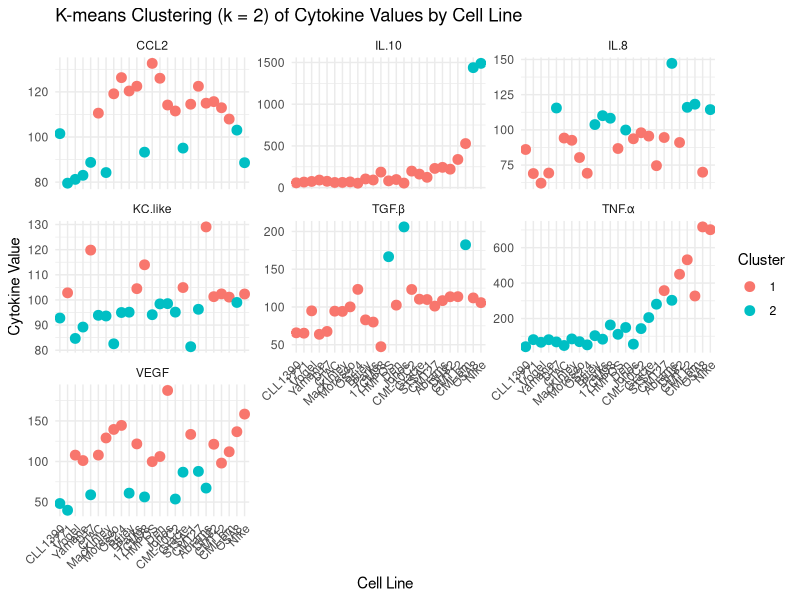
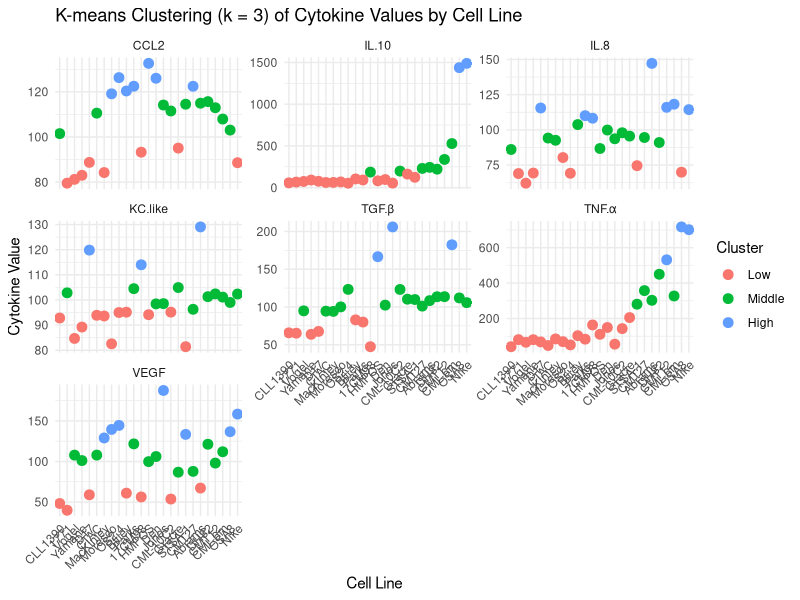
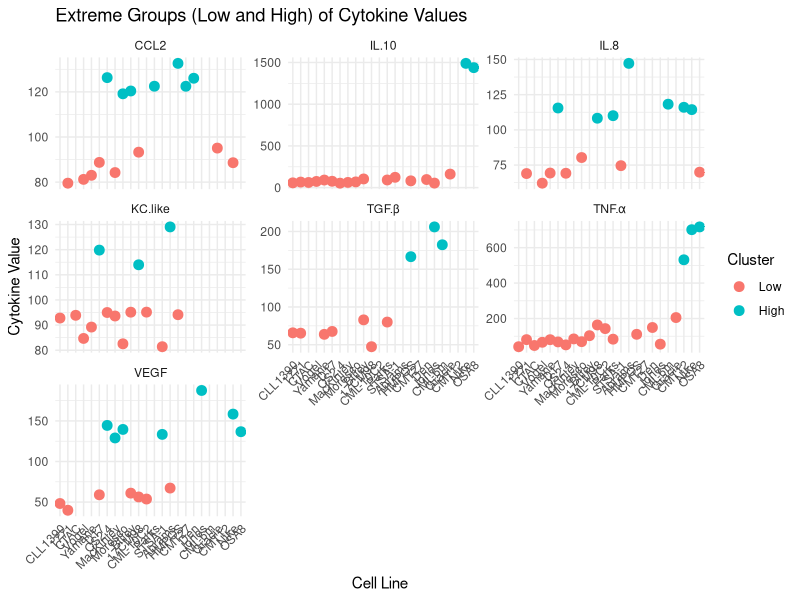

These charts were generated, in order, by the following R code:
# Load necessary packages
library(dplyr)
library(tidyr)
library(ggplot2)

# Read the CSV file
df_wide <- read.csv("breakpoints.csv", header = TRUE, stringsAsFactors = FALSE)

# (Optional) Rename the first column if it has a space; here we change "Cell Line" to "CellLine"
colnames(df_wide)[1] <- "CellLine"

# Remove the "%" sign from all cytokine columns and convert them to numeric.
# This applies the transformation to all columns except the "CellLine" column.
df_wide <- df_wide %>%
  mutate(across(-CellLine, ~ as.numeric(gsub("%", "", .))))

# View the cleaned wide-format data
head(df_wide)

# Pivot the data from wide to long format:
df_long <- df_wide %>%
  pivot_longer(
    cols = -CellLine,
    names_to = "Cytokine",
    values_to = "Value"
  )

# View the first few rows of the long-format data
head(df_long)

# Perform k-means clustering (k = 2) for each cytokine.
# For each Cytokine group, kmeans is run on the "Value" column.
set.seed(123)  # For reproducibility
df_clustered <- df_long %>%
  group_by(Cytokine) %>%
  mutate(Cluster = kmeans(Value, centers = 2)$cluster) %>%
  ungroup()

# View the first few rows of the clustered data
head(df_clustered)

# Plot the clustering results:
# Here we use facet_wrap() so each cytokine is plotted separately.
# We reorder CellLine on the x-axis based on Value for better visualization.
ggplot(df_clustered, aes(x = reorder(CellLine, Value), y = Value, color = as.factor(Cluster))) +
  geom_point(size = 3) +
  labs(title = "K-means Clustering (k = 2) of Cytokine Values by Cell Line",
       x = "Cell Line",
       y = "Cytokine Value",
       color = "Cluster") +
  facet_wrap(~ Cytokine, scales = "free_y") +
  theme_minimal() +
  theme(axis.text.x = element_text(angle = 45, hjust = 1))

# Perform k-means clustering with k = 3 for each cytokine.
# We reassign cluster labels based on the ordering of the cluster centers.
set.seed(123)  # For reproducibility

df_clustered <- df_long %>%
  group_by(Cytokine) %>%
  mutate(Cluster = {
    km <- kmeans(Value, centers = 3)
    # 'km$centers' is a 3x1 matrix. Order the clusters by their center (mean)
    center_order <- order(km$centers[,1])
    # Map each original cluster label to its order (1 = lowest, 2 = middle, 3 = highest)
    new_labels <- match(km$cluster, center_order)
    new_labels
  }) %>%
  ungroup() %>%
  # Optionally, convert numeric cluster labels to descriptive factors
  mutate(Cluster = factor(Cluster, levels = c(1, 2, 3), labels = c("Low", "Middle", "High")))

# View the first few rows of the clustered data
head(df_clustered)

# If you only want to use the extreme groups (Low and High) for pairwise analysis,
# you can filter out the "Middle" group:
df_extremes <- df_clustered %>% filter(Cluster != "Middle")

# Optionally, plot the results to visualize the three clusters for each cytokine
ggplot(df_clustered, aes(x = reorder(CellLine, Value), y = Value, color = Cluster)) +
  geom_point(size = 3) +
  labs(title = "K-means Clustering (k = 3) of Cytokine Values by Cell Line",
       x = "Cell Line",
       y = "Cytokine Value",
       color = "Cluster") +
  facet_wrap(~ Cytokine, scales = "free_y") +
  theme_minimal() +
  theme(axis.text.x = element_text(angle = 45, hjust = 1))

# And you might similarly plot just the extreme groups if needed:
ggplot(df_extremes, aes(x = reorder(CellLine, Value), y = Value, color = Cluster)) +
  geom_point(size = 3) +
  labs(title = "Extreme Groups (Low and High) of Cytokine Values",
       x = "Cell Line",
       y = "Cytokine Value",
       color = "Cluster") +
  facet_wrap(~ Cytokine, scales = "free_y") +
  theme_minimal() +
  theme(axis.text.x = element_text(angle = 45, hjust = 1))

# Option 1: Pivot wider with both Value and Cluster
df_wide_extremes <- df_extremes %>%
  pivot_wider(
    id_cols = CellLine,
    names_from = Cytokine,
    values_from = c(Value, Cluster)
  )

# View the wide-format data
head(df_wide_extremes)

# Option 2: If you only want the numeric values (without cluster labels), you can do:
df_wide_values <- df_extremes %>%
  select(CellLine, Cytokine, Value) %>%
  pivot_wider(
    id_cols = CellLine,
    names_from = Cytokine,
    values_from = Value
  )

# View the wide-format values data
head(df_wide_values)

# Now, save the desired wide-format data to a CSV file.
# For Option 1 (values and cluster labels):
write.csv(df_wide_extremes, "df_wide_extremes.csv", row.names = FALSE)

# Or, for Option 2 (values only):
write.csv(df_wide_values, "df_wide_values.csv", row.names = FALSE)
